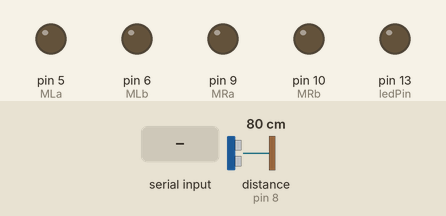
This sketch was run on a simulated Arduino Uno, built with avr-gcc and run on an emulated ATmega328P. Shown: output pins drawn as LEDs (lit = HIGH). Wiring (inferred from the names in the program): ultrasonic range finder: trigger pin 7; echo pin 8. Inputs (shaded band) come from the test bench; at power-on: distance to the obstacle (sensor on pin 8) 80 cm. The echo pulse lasts 58.3 µs per cm; pins used as bus, display or sensor lines are not drawn.

Above: at 1.2 s.
1.3 s: distance to the obstacle (sensor on pin 8) set to 23 cm
2.8 s: distance to the obstacle (sensor on pin 8) set to 19 cm
At 3.4 s:
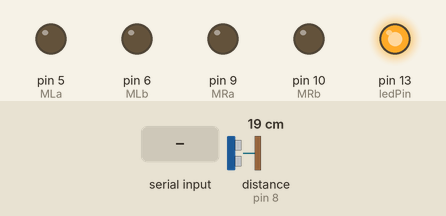
4.3 s: "B" received over the second serial link
At 4.6 s:
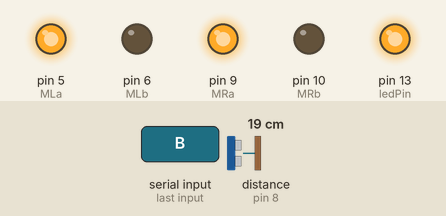
5.8 s: "L" received over the second serial link
At 7.0 s:
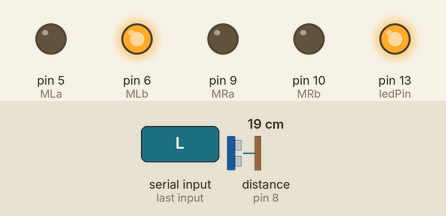
7.3 s: "R" received over the second serial link
At 8.4 s:
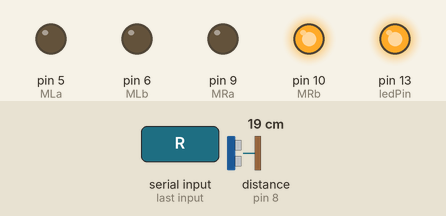
8.8 s: distance to the obstacle (sensor on pin 8) set to 35 cm
At 9.2 s:
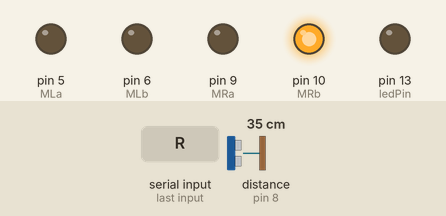
Timing chart, 0 to 11.3 s (numbered marks = the images above; inputs shaded):
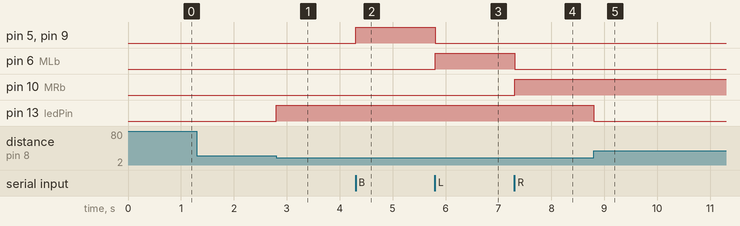

The sketch:

p1.1.ino
```cpp
#include <SoftwareSerial.h>
SoftwareSerial bluetooth(1,0);
char t;

#define MLa 5
#define MLb 6
#define MRa 9
#define MRb 10
#define trigPin 7
#define echoPin 8
#define ledPin 13
long duration, distance;
bool canMove = true;

void setup() {
bluetooth.begin(9600);
pinMode(ledPin, OUTPUT);
pinMode(MLa,OUTPUT);
pinMode(MLb,OUTPUT);
pinMode(MRa,OUTPUT);
pinMode(MRb,OUTPUT);
pinMode(trigPin, OUTPUT);
pinMode(echoPin, INPUT);

}

void loop()
{
  if(bluetooth.available()>0)
  {
    t = bluetooth.read();
  }

  digitalWrite(trigPin, LOW);
  delayMicroseconds(2);

  digitalWrite(trigPin, HIGH);
  delayMicroseconds(10);

  digitalWrite(trigPin, LOW);


 duration = pulseIn(echoPin, HIGH);
 distance = duration * 0.0344 / 2;
 if(distance < 20){
   canMove = false;
   digitalWrite(ledPin, HIGH);
 }
 else{
   canMove = true;
   digitalWrite(ledPin, LOW);
 }

 switch(t)
 {
  case 'F':
          if(canMove){
              digitalWrite(MLa,LOW);
              digitalWrite(MLb,HIGH);
              digitalWrite(MRa,LOW);
              digitalWrite(MRb,HIGH);
            }
   break;

  case 'B':
            digitalWrite(MLa,HIGH);
            digitalWrite(MLb,LOW);
            digitalWrite(MRa,HIGH);
            digitalWrite(MRb,LOW);

   break;

  case 'L':
          digitalWrite(MLa,LOW);
          digitalWrite(MLb,HIGH);
          digitalWrite(MRa,LOW);
          digitalWrite(MRb,LOW);
   break;

  case 'R':
          digitalWrite(MLa,LOW);
          digitalWrite(MLb,LOW);
          digitalWrite(MRa,LOW);
          digitalWrite(MRb,HIGH);
   break;

    case 'S':

          digitalWrite(MLa,LOW);
          digitalWrite(MLb,LOW);
          digitalWrite(MRa,LOW);
          digitalWrite(MRb,LOW);


  }
  delay(10);
}
```

Measured:
- the behaviour switches between 21 and 20 cm on distance to the obstacle (sensor on pin 8) (found by bisection; images 0 and 1)
- after the input at 1.3 s, every drawn part: stays the same
- after the input at 2.8 s, pin 13 (ledPin): LOW → HIGH at once
- after the input at 4.3 s, pin 5 (MLa), pin 9 (MRa): LOW → HIGH at once
- after the input at 5.8 s, pin 5 (MLa), pin 9 (MRa): HIGH → LOW at once; pin 6 (MLb): LOW → HIGH at once
- after the input at 7.3 s, pin 6 (MLb): HIGH → LOW at once; pin 10 (MRb): LOW → HIGH at once
- after the input at 8.8 s, pin 13 (ledPin): HIGH → LOW at once
